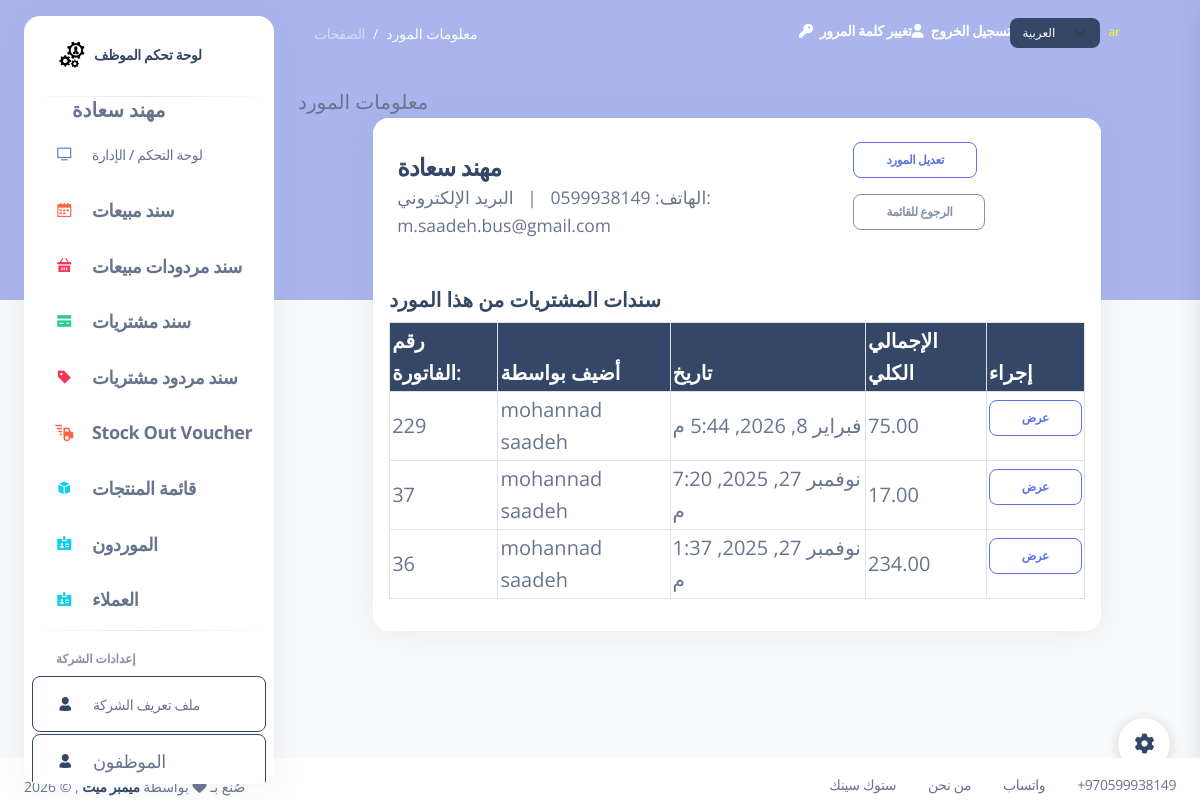
Page /suppliers/3/ (signed in) on the committed database.
### my_app/models.py (models this page shows, shortened)
class Employee(models.Model):
    first_name = models.CharField(max_length=255)
    last_name = models.CharField(max_length=255)
    email = models.EmailField(max_length=255)
    DOB = models.DateField()
    password = models.CharField(max_length=255)
    confirm_password = models.CharField(max_length=255)
    is_active = models.BooleanField(default=False)
    created_at = models.DateTimeField(auto_now_add=True)
    updated_at = models.DateTimeField(auto_now=True)
    objects = EmployeeManager()

class Supplier(models.Model):
    name = models.CharField(max_length=255)
    phone = models.CharField(max_length=20 , null=True )
    email = models.EmailField(max_length=255, null=True )
    contact_info = models.TextField(null=True) # address, notes, etc.
    created_at = models.DateTimeField(auto_now_add=True)
    updated_at = models.DateTimeField(auto_now=True)

class Purchase(models.Model): #i changed from Purchasing_invoice to Purchase >
    employee = models.ForeignKey(Employee , related_name="Purchases", on_delete=models.CASCADE) # RESTRICT  deleted >>  dont delete the item or ( default="Default", on_delete=models.SET_DEFAULT)
    supplier = models.ForeignKey('Supplier', related_name='purchases', on_delete=models.CASCADE, null=True, blank=True)
    currency = models.ForeignKey('Currency', related_name='purchases', on_delete=models.SET_NULL, null=True, blank=True)
    exchange_rate_to_base = models.DecimalField(max_digits=10, decimal_places=6, default=1.00)  # rate to convert to base currency
    total_amount = models.DecimalField(max_digits=10, decimal_places=2, default=0.00) # the total amount of the invoice
    total_price_base = models.DecimalField(max_digits=10, decimal_places=2, default=0.00)  # total in base currency
    payment_method = models.CharField(max_length=10, choices=pay_choices, default='cash')
    invoice_pay_method = models.CharField(max_length=10, choices=pay_choices, default='cash')  # Added field
    grand_total = models.DecimalField(max_digits=10, decimal_places=2, default=0.00)
    created_at = models.DateTimeField(auto_now_add=True)
    updated_at = models.DateTimeField(auto_now=True)
    objects = PurchaseManager()

### my_app/views.py (the view)
# urls.py: path('suppliers/<int:id>/', views.supplier_detail, name='supplier_detail'),
def supplier_detail(request, id):
    if 'employee_id' not in request.session:
        return redirect('/index')
    try:
        supplier = models.Supplier.objects.get(id=id)
    except models.Supplier.DoesNotExist:
        messages.error(request, _('Supplier not found.'))
        return redirect('/suppliers')
    purchases_qs = models.Purchase.objects.filter(supplier=supplier).order_by('-created_at')
    page_number = request.GET.get('page')
    paginator = Paginator(purchases_qs, 10)
    purchases_page = paginator.get_page(page_number)
    context = {
        'supplier': supplier,
        'purchases': purchases_page,
        'purchases_paginator': paginator,
        'employee': models.get_employee_by_id(request.session['employee_id']),
    }
    return render(request, 'supplier_detail.html', context)

### my_app/models.py (called while the page is built)
def get_employee_by_id(id):
    return Employee.objects.get(id=id)

### my_app/templates/supplier_detail.html (shortened to what this page needs)
{% extends 'layouts/base.html' %}
{% load i18n %}
{% block content %}
{% block page_name %}{% trans "Supplier Details" %}{% endblock %}
<div class="row justify-content-center">
  <div class="col-lg-10 col-md-12">
    <div class="card mb-4">
      <div class="card-header d-flex justify-content-between align-items-center">
        <div>
          <h4 class="mb-0">{{ supplier.name }}</h4>
          <div class="small text-muted">{% trans "Phone:" %} {{ supplier.phone }} &nbsp; | &nbsp; {% trans "Email:" %} {{ supplier.email }}</div>
        </div>
        <div>
          <a href="/suppliers/{{ supplier.id }}/edit" class="btn btn-sm btn-outline-primary">{% trans "Edit Supplier" %}</a>
          <a href="/suppliers" class="btn btn-sm btn-outline-secondary">{% trans "Back to list" %}</a>
        </div>
      </div>
      <div class="card-body">
        <h5>{% trans "Purchase Invoices from this supplier" %}</h5>
        {% if purchases %}
        <div class="table-responsive">
          <table class="table table-hover table-bordered align-middle">
            <thead class="table-dark">
              <tr>
                <th>{% trans "Invoice No." %}</th>
                <th>{% trans "Added by" %}</th>
                <th>{% trans "Date" %}</th>
                <th>{% trans "Grand Total" %}</th>
                <th>{% trans "Action" %}</th>
              </tr>
            </thead>
            <tbody>
              {% for invoice in purchases %}
              <tr>
                <td>{{ invoice.id }}</td>
                <td>{{ invoice.employee.first_name }} {{ invoice.employee.last_name }}</td>
                <td>{{ invoice.created_at }}</td>
                <td>{{ invoice.grand_total }}</td>
                <td>
                  <a class="btn btn-sm btn-outline-primary" href="/view_purchase_invoice/{{ invoice.id }}">{% trans "View" %}</a>
                </td>
              </tr>
              {% endfor %}
            </tbody>
          </table>
        </div>
        {% else %}
          <div class="alert alert-info">{% trans "No purchase invoices found for this supplier." %}</div>
        {% endif %}
      </div>
    </div>
  </div>
</div>
{% endblock content %}

### my_app/templates/includes/aside.html (shortened to what this page needs)
{% load static %}
{% load i18n %}
<aside class="sidenav bg-white navbar navbar-vertical navbar-expand-xs border-0 border-radius-xl my-3 fixed-start ms-4 " id="sidenav-main">
    <div class="sidenav-header">
        <a class="navbar-brand m-0" target="_blank">
        <img src="{% static 'img/logo.PNG' %}" class="navbar-brand-img h-100" alt="main_logo">
    <span class="ms-1 font-weight-bold">{% trans "Employee Dashboard" %}</span>
        </a>
        <hr class="horizontal dark mt-0">
    </div>
            <span class="nav-link-text ms-5">
                <b class="message_success" >{{employee.first_name}} {{employee.last_name}}</b>
            </span>
                <div id="sidenav-scrollbar">
        <ul class="navbar-nav">
        <li class="nav-item {% if request.path == '/index'   %} bg-gradient-success {% endif %}">
            <a class="nav-link " href="/index">
            <div class="icon icon-shape icon-sm border-radius-md text-center me-2 d-flex align-items-center justify-content-center">
                <i class="ni ni-tv-2 text-primary text-sm opacity-10"></i>
            </div>
            <span class="nav-link-text ms-1">{% trans "Dashboard / Manage" %}</span>
            </a>
        </li>
        <li class="nav-item {% if request.path == '/sales' or 'view_sale_order' in request.path %} bg-gradient-success {% endif %}">
            <a class="nav-link " href="/sales">
            <div class="icon icon-shape icon-sm border-radius-md text-center me-2 d-flex align-items-center justify-content-center">
                <i class="ni ni-calendar-grid-58 text-warning text-sm opacity-10"></i>
            </div>
            <span class="nav-link-text ms-1" style="font-size:18px !important;"> <strong>{% trans "Sales Orders" %}</strong></span>
            </a>
        </li>
                <li class="nav-item {% if request.path == '/return_sales' or 'view_return_sale' in request.path  %} bg-gradient-success {% endif %}">
            <a class="nav-link " href="/return_sales">
            <div class="icon icon-shape icon-sm border-radius-md text-center me-2 d-flex align-items-center justify-content-center">
                <i class="ni ni-basket text-danger text-sm opacity-10"></i>
            </div>
            <span class="nav-link-text ms-1" style="font-size:18px !important;"><strong>{% trans "Return Sales" %}</strong></span>
            </a>
        </li>
        <li class="nav-item {% if request.path == '/purchases' or 'view_purchase_invoice' in request.path  %} bg-gradient-success {% endif %}">
            <a class="nav-link " href="/purchases">
            <div class="icon icon-shape icon-sm border-radius-md text-center me-2 d-flex align-items-center justify-content-center">
                <i class="ni ni-credit-card text-success text-sm opacity-10"></i>
            </div>
            <span class="nav-link-text ms-1" style="font-size:18px !important;"><strong>{% trans "Purchase Invoices" %}</strong></span>
            </a>
        </li>
        <li class="nav-item {% if request.path == '/return_purchases' or 'view_return_invoice' in request.path  %} bg-gradient-success {% endif %}">
            <a class="nav-link " href="/return_purchases">
            <div class="icon icon-shape icon-sm border-radius-md text-center me-2 d-flex align-items-center justify-content-center">
                <i class="ni ni-tag text-danger text-sm opacity-10"></i>
            </div>
            <span class="nav-link-text ms-1" style="font-size:18px !important;"><strong>{% trans "Return Purchases" %}</strong></span>
            </a>
        </li>
        <li class="nav-item {% if request.path == '/stock_out_voucher' or 'view_stock_out' in request.path %} bg-gradient-success {% endif %}">
            <a class="nav-link" href="/stock_out_voucher">
            <div class="icon icon-shape icon-sm border-radius-md text-center me-2 d-flex align-items-center justify-content-center">
                <i class="ni ni-delivery-fast text-warning text-lg opacity-10"></i>
            </div>
            <span class="nav-link-text ms-1" style="font-size:18px !important;"><strong>{% trans "Stock Out Voucher" %}</strong></span>
            </a>
        </li>
        <li class="nav-item {% if request.path == '/products/' or 'products' in request.path %} bg-gradient-success {% endif %}">
            <a class="nav-link " href="/products">
            <div class="icon icon-shape icon-sm border-radius-md text-center me-2 d-flex align-items-center justify-content-center">
                <i class="ni ni-app text-info text-sm opacity-10"></i>
            </div>
            <span class="nav-link-text ms-1" style="font-size:18px !important;"> <strong>{% trans "Product List" %}</strong></span>
            </a>
        </li>
        <li class="nav-item {% if request.path == '/suppliers' %} bg-gradient-success {% endif %}">
            <a class="nav-link " href="/suppliers">
            <div class="icon icon-shape icon-sm border-radius-md text-center me-2 d-flex align-items-center justify-content-center">
                <i class="ni ni-badge text-info text-sm opacity-10"></i>
            </div>
            <span class="nav-link-text ms-1" style="font-size:18px !important;"> <strong>{% trans "Suppliers" %}</strong></span>
            </a>
        </li>
        <li class="nav-item {% if request.path == '/customers' %} bg-gradient-success {% endif %}">
            <a class="nav-link " href="/customers">
            <div class="icon icon-shape icon-sm border-radius-md text-center me-2 d-flex align-items-center justify-content-center">
                <i class="ni ni-badge text-info text-sm opacity-10"></i>
            </div>
            <span class="nav-link-text ms-1" style="font-size:18px !important;"> <strong>{% trans "Customers" %}</strong></span>
            </a>
        </li>
        <hr class="horizontal dark my-1">
         <li class="nav-item mt-3">
            <h6 class="ps-4 ms-2 text-uppercase text-xs font-weight-bolder opacity-6">{% trans "Company Settings" %}</h6>
        </li>
        <li class="nav-item">
            <a class="nav-link btn btn-outline-dark {% if request.path == '/company_profile'   %} active me-2 {% endif %} " href="/company_profile">
            <div class="icon icon-shape icon-sm border-radius-md text-center me-2 d-flex align-items-center justify-content-center">
                <i class="ni ni-single-02 text-dark text-sm opacity-10"></i>
            </div>
            <span class="nav-link-text ms-1">{% trans "Company Profile" %}</span>
            </a>
        </li>
        <li class="nav-item">
            <a class="nav-link btn btn-outline-dark  {% if request.path == '/employees'   %} active me-2 {% endif %}" href="/employees">
            <div class="icon icon-shape icon-sm border-radius-md text-center me-2 d-flex align-items-center justify-content-center">
                <i class="ni ni-single-02 text-dark text-sm opacity-10"></i>
            </div>
            <span class="nav-link-text ms-1" style="font-size:18px !important;">{% trans "Employees" %}</span>
            </a>
        </li>
            </ul>
            </div>
</aside>

### static/css/nucleo-svg.css (style rules this page uses)
.icon { display: inline-block; color: #111111; height: 1em; width: 1em; }
.icon-sm { height: 0.8em; width: 0.8em; }
.icon { fill: currentColor; stroke: none; }

### rows in the picture
Employee: first_name "مهند", last_name "سعادة"
Supplier: name "مهند سعادة", email "m.saadeh.bus@gmail.com"
Purchase: id "229", employee.first_name "mohannad", employee.last_name "saadeh", created_at "فبراير 8, 2026, 5:44 م", grand_total "75.00"
Purchase: id "37", employee.first_name "mohannad", employee.last_name "saadeh", created_at "نوفمبر 27, 2025, 7:20 م", grand_total "17.00"
Purchase: id "36", employee.first_name "mohannad", employee.last_name "saadeh", created_at "نوفمبر 27, 2025, 1:37 م", grand_total "234.00"

### other values in the picture
{{ LANGUAGE_CODE }} "ar"
